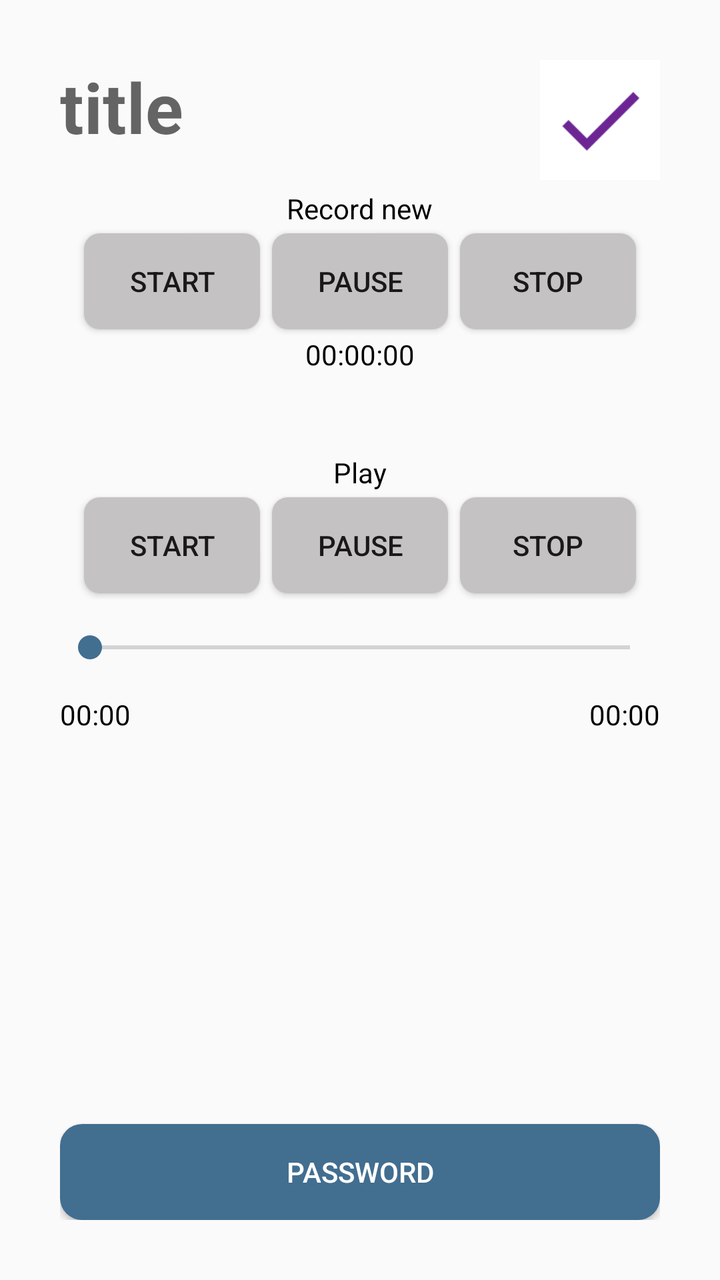
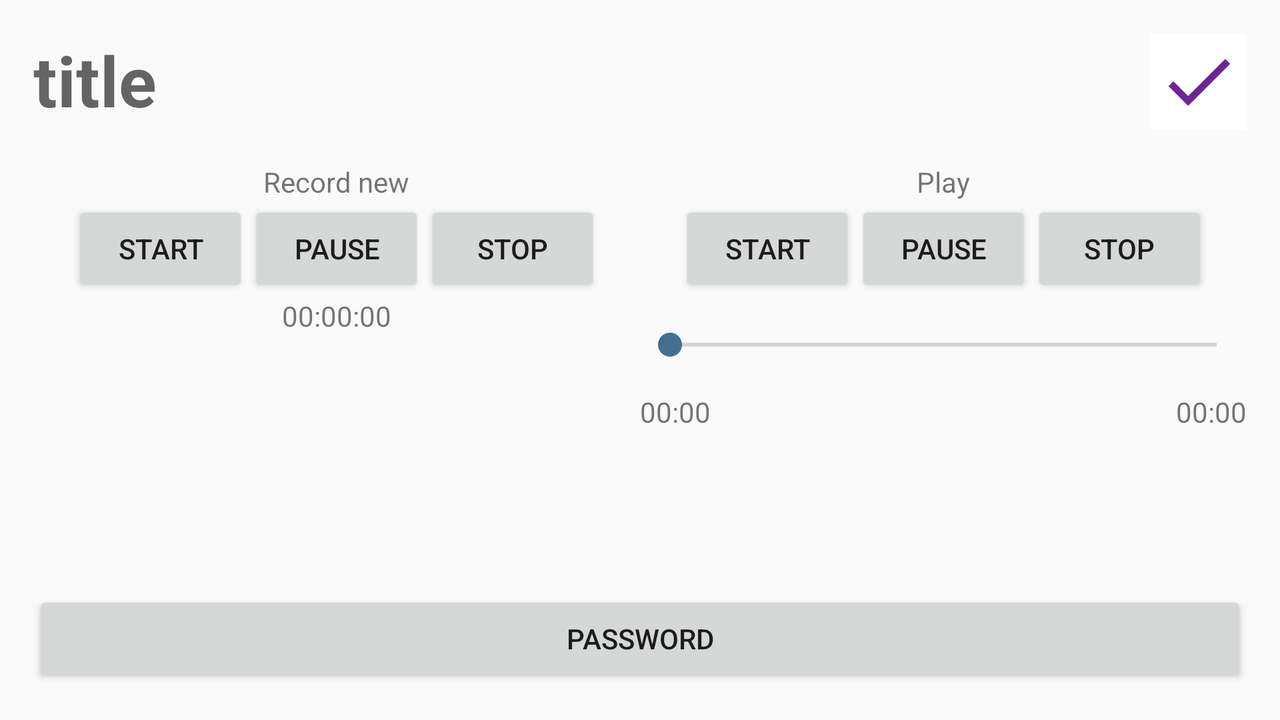

One screen, two layout resources from the same app: the default and the repository's alternative for another configuration. Each is rendered where Android would select it; the XML of both is given below.
<!-- AndroidManifest.xml: application theme NoActionBar -->
<!-- res/layout/activity_sound_note.xml -->
<?xml version="1.0" encoding="utf-8"?>
<LinearLayout xmlns:android="http://schemas.android.com/apk/res/android"
    xmlns:app="http://schemas.android.com/apk/res-auto"
    xmlns:tools="http://schemas.android.com/tools"
    android:layout_width="match_parent"
    android:layout_height="match_parent"
    android:orientation="vertical"
    android:padding="30dp"
    tools:context=".edit.SoundNoteActivity">

    <LinearLayout
        android:id="@+id/linLayout"
        android:layout_width="match_parent"
        android:layout_height="wrap_content"
        android:orientation="horizontal">

        <EditText
            android:id="@+id/sound_title"
            android:layout_width="match_parent"
            android:layout_height="wrap_content"
            android:layout_marginBottom="18dp"
            android:layout_weight="1"
            android:background="@null"
            android:hint="title"
            android:textSize="35dp"
            android:textStyle="bold" />

        <ImageButton
            android:id="@+id/btnSaveNote"
            android:layout_width="60dp"
            android:layout_height="60dp"
            android:background="@null"
            android:scaleType="fitXY"
            android:src="@mipmap/ic_savenote" />
    </LinearLayout>

    <ScrollView
        android:layout_width="match_parent"
        android:layout_height="match_parent"
        android:layout_weight="1">

        <LinearLayout
            android:layout_width="match_parent"
            android:layout_height="match_parent"

            android:orientation="vertical">

            <TextView
                android:layout_width="wrap_content"
                android:layout_height="wrap_content"
                android:layout_gravity="center"
                android:text="Record new"
                android:textColor="@color/colorBlack"></TextView>

            <LinearLayout
                android:layout_width="match_parent"
                android:layout_height="wrap_content"
                android:gravity="center">

                <Button
                    android:id="@+id/recordnew_start"
                    android:layout_width="wrap_content"
                    android:layout_height="wrap_content"
                    android:layout_margin="3dp"
                    android:background="@drawable/btn_sound"
                    android:onClick="recordStart"
                    android:text="start"></Button>

                <Button
                    android:id="@+id/recordnew_pause"
                    android:layout_width="wrap_content"
                    android:layout_height="wrap_content"
                    android:layout_margin="3dp"
                    android:background="@drawable/btn_sound"
                    android:onClick="recordPause"
                    android:text="pause"></Button>

                <Button
                    android:id="@+id/recordnew_stop"
                    android:layout_width="wrap_content"
                    android:layout_height="wrap_content"
                    android:layout_margin="3dp"
                    android:background="@drawable/btn_sound"
                    android:onClick="recordStop"
                    android:text="stop"></Button>
            </LinearLayout>

            <TextView
                android:id="@+id/record_time"
                android:layout_width="wrap_content"
                android:layout_height="wrap_content"
                android:layout_gravity="center"
                android:text="00:00:00"
                android:textColor="@color/colorBlack" />

            <TextView
                android:layout_width="wrap_content"
                android:layout_height="wrap_content"
                android:layout_gravity="center"
                android:layout_marginTop="40dp"
                android:text="Play"
                android:textColor="@color/colorBlack"></TextView>

            <LinearLayout
                android:layout_width="match_parent"
                android:layout_height="wrap_content"
                android:gravity="center">

                <Button
                    android:id="@+id/play_start"
                    android:layout_width="wrap_content"
                    android:layout_height="wrap_content"
                    android:layout_margin="3dp"
                    android:background="@drawable/btn_sound"
                    android:onClick="playStart"
                    android:text="Start"></Button>

                <Button
                    android:id="@+id/play_pause"
                    android:layout_width="wrap_content"
                    android:layout_height="wrap_content"
                    android:layout_margin="3dp"
                    android:background="@drawable/btn_sound"
                    android:onClick="playPause"
                    android:text="Pause"></Button>

                <Button
                    android:id="@+id/play_stop"
                    android:layout_width="wrap_content"
                    android:layout_height="wrap_content"
                    android:layout_margin="3dp"
                    android:background="@drawable/btn_sound"
                    android:onClick="playStop"
                    android:text="Stop"></Button>
            </LinearLayout>


            <SeekBar
                android:id="@+id/play_duration"
                android:layout_width="match_parent"
                android:layout_height="wrap_content"
                android:enabled="false"
                android:padding="15dp" />

            <LinearLayout
                android:layout_width="match_parent"
                android:layout_height="wrap_content"
                android:orientation="horizontal">

                <TextView
                    android:id="@+id/current_time"
                    android:layout_width="wrap_content"
                    android:layout_height="wrap_content"
                    android:layout_weight="1"
                    android:text="00:00"
                    android:textColor="@color/colorBlack" />

                <TextView
                    android:id="@+id/all_time"
                    android:layout_width="wrap_content"
                    android:layout_height="wrap_content"
                    android:text="00:00"
                    android:textColor="@color/colorBlack" />
            </LinearLayout>


        </LinearLayout>
    </ScrollView>

    <Button
        android:id="@+id/btnPassword"
        style="@style/Widget.AppCompat.Button.Colored"
        android:layout_width="match_parent"
        android:layout_height="wrap_content"
        android:background="@drawable/btn_rounded"
        android:text="Password" />


</LinearLayout>
<!-- resources referenced by this layout -->
<resources>
  <color name="colorBlack">#000000</color>
  <!-- drawable btn_rounded (drawable) -->
  <?xml version="1.0" encoding="utf-8"?>
  <shape xmlns:android="http://schemas.android.com/apk/res/android" android:shape="rectangle">
  <solid android:color="@color/colorDarkBlue"/>
  <corners android:radius="11dp"/>
  </shape>
  <!-- drawable btn_sound (drawable) -->
  <?xml version="1.0" encoding="utf-8"?>
  <shape xmlns:android="http://schemas.android.com/apk/res/android" android:shape="rectangle">
      <solid android:color="@color/colorLightLightGrey"/>
      <corners android:radius="8dp"/>
  
  </shape>
  <!-- mipmap ic_savenote: png bitmap (mipmap-hdpi, 1201 bytes) -->
  <style name="NoActionBar" parent="Theme.AppCompat.Light.NoActionBar">
          <item name="colorPrimary">@color/colorYellow</item>
          <item name="colorPrimaryDark">@color/colorGrey</item>
          <item name="colorAccent">@color/colorDarkBlue</item>
          <item name="android:color">@color/colorBlack</item>
          <item name="color">@color/colorWhite</item>
      </style>
  <color name="colorDarkBlue">#426e90</color>
  <color name="colorLightLightGrey">#c4c2c2</color>
  <color name="colorYellow">#ECD444</color>
  <color name="colorGrey">#707070</color>
  <color name="colorWhite">#FFFFFF</color>
</resources>
<!-- res/layout-land/activity_sound_note.xml (the repository's variant of the layout above) -->
<!-- drawn on the phone turned sideways -->
<?xml version="1.0" encoding="utf-8"?>
<LinearLayout xmlns:android="http://schemas.android.com/apk/res/android"
    xmlns:app="http://schemas.android.com/apk/res-auto"
    xmlns:tools="http://schemas.android.com/tools"
    android:layout_width="match_parent"
    android:layout_height="match_parent"
    android:orientation="vertical"
    android:padding="50px"

    tools:context=".SoundNoteActivity">

    <LinearLayout
        android:id="@+id/linLayout"
        android:layout_width="match_parent"
        android:layout_height="wrap_content"
        android:orientation="horizontal">

        <EditText
            android:id="@+id/sound_title"
            android:layout_width="match_parent"
            android:layout_height="wrap_content"
            android:layout_marginBottom="18dp"
            android:layout_weight="1"
            android:background="@null"
            android:hint="title"
            android:textSize="35dp"
            android:textStyle="bold" />

        <ImageButton
            android:id="@+id/btnSaveNote"
            android:layout_width="wrap_content"
            android:layout_height="wrap_content"
            android:background="@null"
            android:src="@mipmap/ic_savenote" />
    </LinearLayout>

        <LinearLayout
            android:layout_width="match_parent"
            android:layout_height="match_parent"
            android:layout_weight="1"
            android:orientation="horizontal">

            <LinearLayout
                android:layout_width="match_parent"
                android:layout_height="match_parent"
                android:orientation="vertical"
                android:layout_weight="1"

                >

                <TextView
                    android:layout_width="wrap_content"
                    android:layout_height="wrap_content"
                    android:layout_gravity="center"
                    android:text="Record new"></TextView>

                <LinearLayout
                    android:layout_width="match_parent"
                    android:layout_height="wrap_content"
                    android:gravity="center">

                    <Button
                        android:id="@+id/recordnew_start"
                        android:layout_width="wrap_content"
                        android:layout_height="wrap_content"
                        android:onClick="recordStart"
                        android:text="start"></Button>

                    <Button
                        android:id="@+id/recordnew_pause"
                        android:layout_width="wrap_content"
                        android:layout_height="wrap_content"
                        android:onClick="recordPause"
                        android:text="pause"></Button>

                    <Button
                        android:id="@+id/recordnew_stop"
                        android:layout_width="wrap_content"
                        android:layout_height="wrap_content"
                        android:onClick="recordStop"
                        android:text="stop"></Button>
                </LinearLayout>

                <TextView
                    android:id="@+id/record_time"
                    android:layout_width="wrap_content"
                    android:layout_height="wrap_content"
                    android:layout_gravity="center"
                    android:text="00:00:00" />
            </LinearLayout>


            <LinearLayout
                android:layout_width="match_parent"
                android:layout_height="match_parent"
                android:layout_weight="1"

                android:orientation="vertical">

                <TextView
                    android:layout_width="wrap_content"
                    android:layout_height="wrap_content"
                    android:layout_gravity="center"
                    android:text="Play"></TextView>

                <LinearLayout
                    android:layout_width="match_parent"
                    android:layout_height="wrap_content"
                    android:gravity="center">

                    <Button
                        android:id="@+id/play_start"
                        android:layout_width="wrap_content"
                        android:layout_height="wrap_content"
                        android:onClick="playStart"
                        android:text="Start"></Button>

                    <Button
                        android:id="@+id/play_pause"
                        android:layout_width="wrap_content"
                        android:layout_height="wrap_content"
                        android:onClick="playPause"
                        android:text="Pause"></Button>

                    <Button
                        android:id="@+id/play_stop"
                        android:layout_width="wrap_content"
                        android:layout_height="wrap_content"
                        android:onClick="playStop"
                        android:text="Stop"></Button>
                </LinearLayout>


                <SeekBar
                    android:id="@+id/play_duration"
                    android:layout_width="match_parent"
                    android:layout_height="wrap_content"
                    android:enabled="false"
                    android:padding="15dp" />

                <LinearLayout
                    android:layout_width="match_parent"
                    android:layout_height="wrap_content"
                    android:orientation="horizontal">

                    <TextView
                        android:id="@+id/current_time"
                        android:layout_width="wrap_content"
                        android:layout_height="wrap_content"
                        android:layout_weight="1"
                        android:text="00:00" />

                    <TextView
                        android:id="@+id/all_time"
                        android:layout_width="wrap_content"
                        android:layout_height="wrap_content"
                        android:text="00:00" />
                </LinearLayout>
            </LinearLayout>

        </LinearLayout>

    <Button
        android:id="@+id/btnPassword"
        android:layout_width="match_parent"
        android:layout_height="wrap_content"
        android:text="Password" />


</LinearLayout>
<!-- resources referenced by the variant -->
<!-- as the phone turned sideways resolves them -->
<resources>
  <!-- mipmap ic_savenote: png bitmap (mipmap-hdpi, 1201 bytes) -->
  <style name="NoActionBar" parent="Theme.AppCompat.Light.NoActionBar">
          <item name="colorPrimary">@color/colorYellow</item>
          <item name="colorPrimaryDark">@color/colorGrey</item>
          <item name="colorAccent">@color/colorDarkBlue</item>
          <item name="android:color">@color/colorBlack</item>
          <item name="color">@color/colorWhite</item>
      </style>
  <color name="colorYellow">#ECD444</color>
  <color name="colorGrey">#707070</color>
  <color name="colorDarkBlue">#426e90</color>
  <color name="colorBlack">#000000</color>
  <color name="colorWhite">#FFFFFF</color>
</resources>
